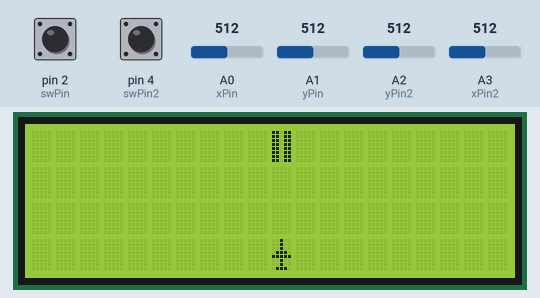
A sketch run on a simulated Arduino Uno, built with avr-gcc and run on an emulated ATmega328P. Shown: 20×4 character LCD. Inputs (shaded band) come from the test bench; at power-on: A2 (yPin2) = 512, pin 4 (swPin2) HIGH, A0 (xPin) = 512, A3 (xPin2) = 512, pin 2 (swPin) HIGH, A1 (yPin) = 512. Random numbers use the default seed unless the sketch sets one.

Above: at 1.2 s.
1.3 s: A2 (yPin2) set to 891
2.8 s: A2 (yPin2) set to 917
At 3.7 s:
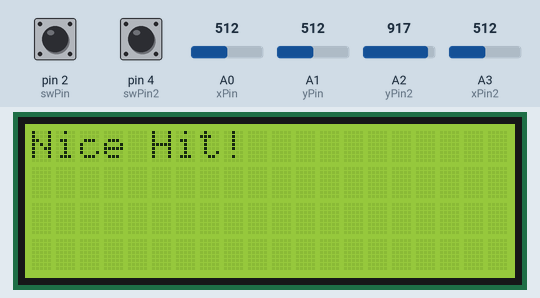
5.8 s: pin 4 (swPin2) pulled LOW for 0.15 s
7.6 s: A0 (xPin) set to 910
At 9.0 s:
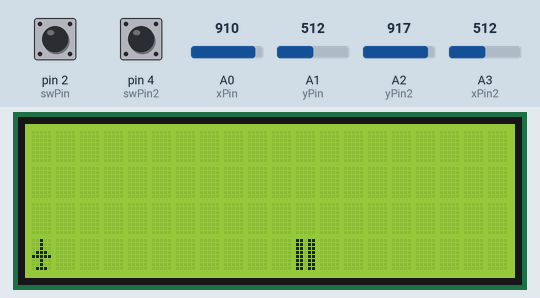
9.1 s: A3 (xPin2) set to 884
10.6 s: A3 (xPin2) set to 912
At 10.82 s:
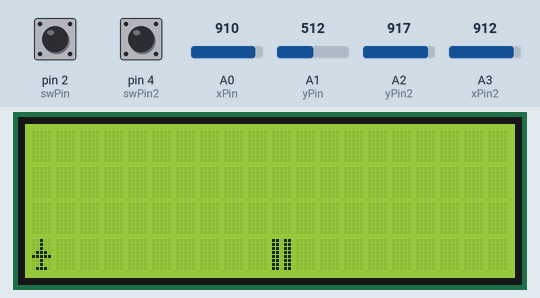
Timing chart, 0 to 13.2 s (numbered marks = the images above; inputs shaded):
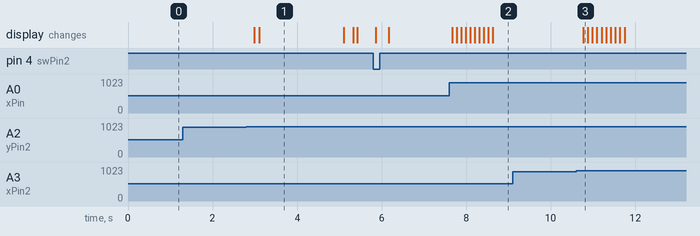

The sketch:

mini_game.ino
```cpp
#include <LiquidCrystal_I2C.h>

LiquidCrystal_I2C lcd(0x27, 20, 4);

const int xPin = A0;
const int yPin = A1;
const int xPin2 = A3;
const int yPin2 = A2;
const int swPin = 2;
const int swPin2 = 4;

byte manCharacter[8] = {
  B00100,
  B00100,
  B00100,
  B01110,
  B11111,
  B00100,
  B00100,
  B01110
};

byte pointCharacter[8] = {
  B11011,
  B11011,
  B11011,
  B11011,
  B11011,
  B11011,
  B11011,
  B11011
};

int playerX = 10;
int playerY = 3;
int pointX = 10;
int pointY = 0;
bool pointEaten = false;
int score = 0;

void setup() {
  lcd.init();
  lcd.backlight();
  lcd.createChar(0, manCharacter);
  lcd.createChar(1, pointCharacter);
  pinMode(swPin, INPUT_PULLUP);
  pinMode(swPin2, INPUT_PULLUP);
  redraw();
}

void loop() {
  updatePlayer();
  updatePoint();
  checkCollision();
  if (pointEaten) {
    pointEaten = false;
    newPoint();
    redraw();
  }

  delay(100);
}

void updatePlayer() {
  int xVal = analogRead(xPin);
  int yVal = analogRead(yPin);
  bool selPressed = digitalRead(swPin) == LOW;

  if (xVal < 100 && playerX < 19) {
    playerX++;
  } else if (xVal > 900 && playerX > 0) {
    playerX--;
  }

  if (yVal > 900 && playerY < 3) {
    playerY++;
  } else if (yVal < 100 && playerY > 0) {
    playerY--;
  }

  if(selPressed){
    playerX = 10;
    playerY = 3;
    score = 0;
  }

  redraw();
}

void updatePoint(){
  int xVal2 = analogRead(xPin2);
  int yVal2 = analogRead(yPin2);
  bool selPressed2 = digitalRead(swPin2) == LOW;

  if (xVal2 < 100 && pointX < 19) {
    pointX++;
  } else if (xVal2 > 900 && pointX > 0) {
    pointX--;
  }

  if (yVal2 > 900 && pointY < 3) {
    pointY++;
  } else if (yVal2 < 100 && pointY > 0) {
    pointY--;
  }

  if(selPressed2){
    lcd.clear();
    lcd.print(score);
    delay(200);
  }
}

void redraw() {
  lcd.clear();
  lcd.setCursor(playerX, playerY);
  lcd.write(byte(0));
  lcd.setCursor(pointX, pointY);
  lcd.write(byte(1));
}

void newPoint() {
  pointX = random(0, 19);
  pointY = random(0, 3);
}

void checkCollision() {
  if (playerX == pointX && playerY == pointY) {
    pointEaten = true;
    score++;
    lcd.clear();
    lcd.print("Nice Hit!");
    delay(2000);
  }
}
```

Measured:
- the behaviour switches between 900 and 901 on A2 (yPin2) (found by bisection; images 0 and 1)
- after the input at 1.3 s, every drawn part: stays the same
- after the input at 2.8 s, the display: first changes after 0.18 s (image 1 shows a later state)
- after the input at 7.6 s, the display: first changes after 0.07 s (image 2 shows a later state)
- after the input at 9.1 s, every drawn part: stays the same
- after the input at 10.6 s, the display: changes after 0.17 s (image 3)
- what the display in image 1 shows lasts 2.0 s, from 3.1 s to 5.1 s
